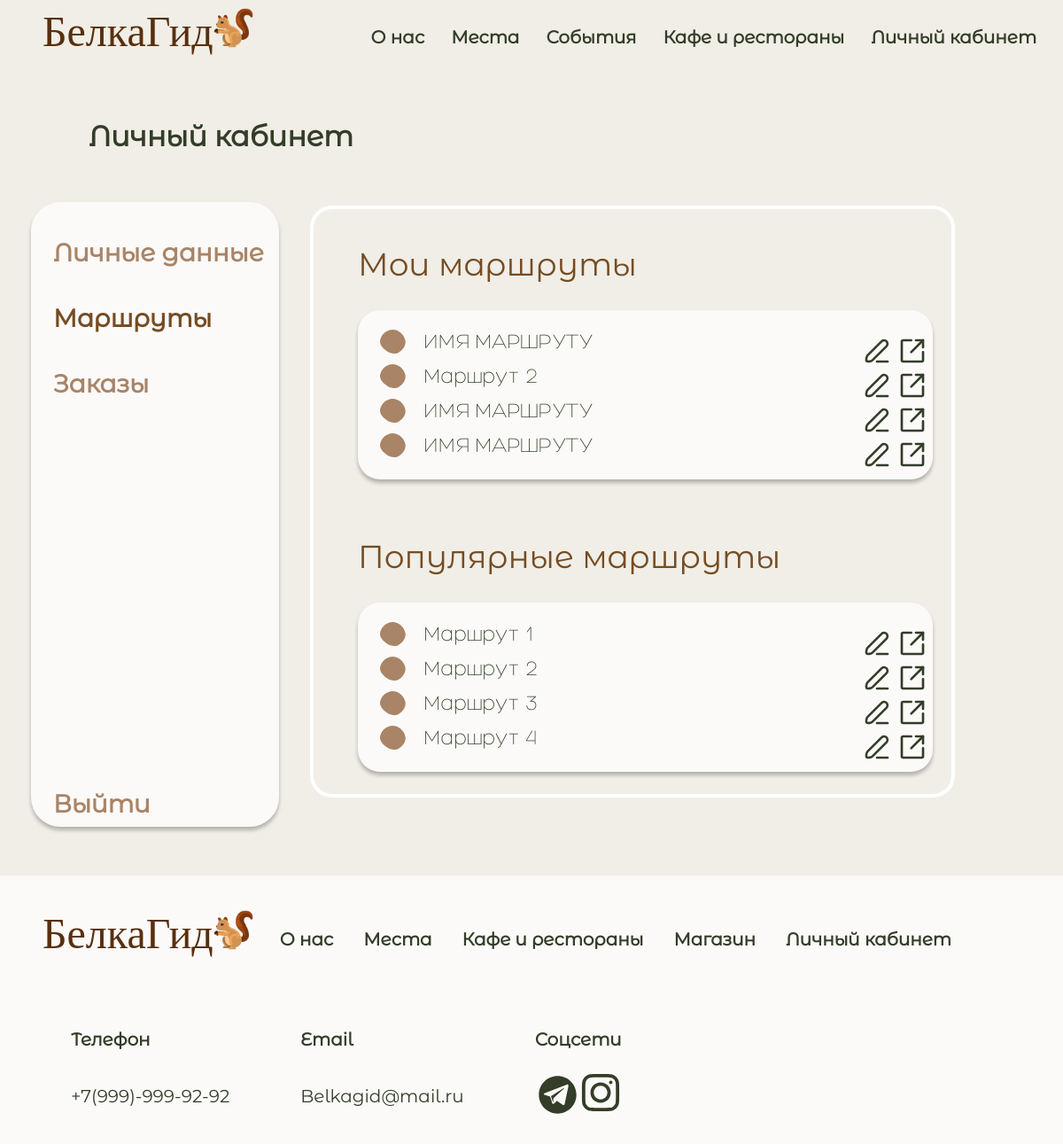
The page /profile/routes (signed in) on the database as committed earlier.
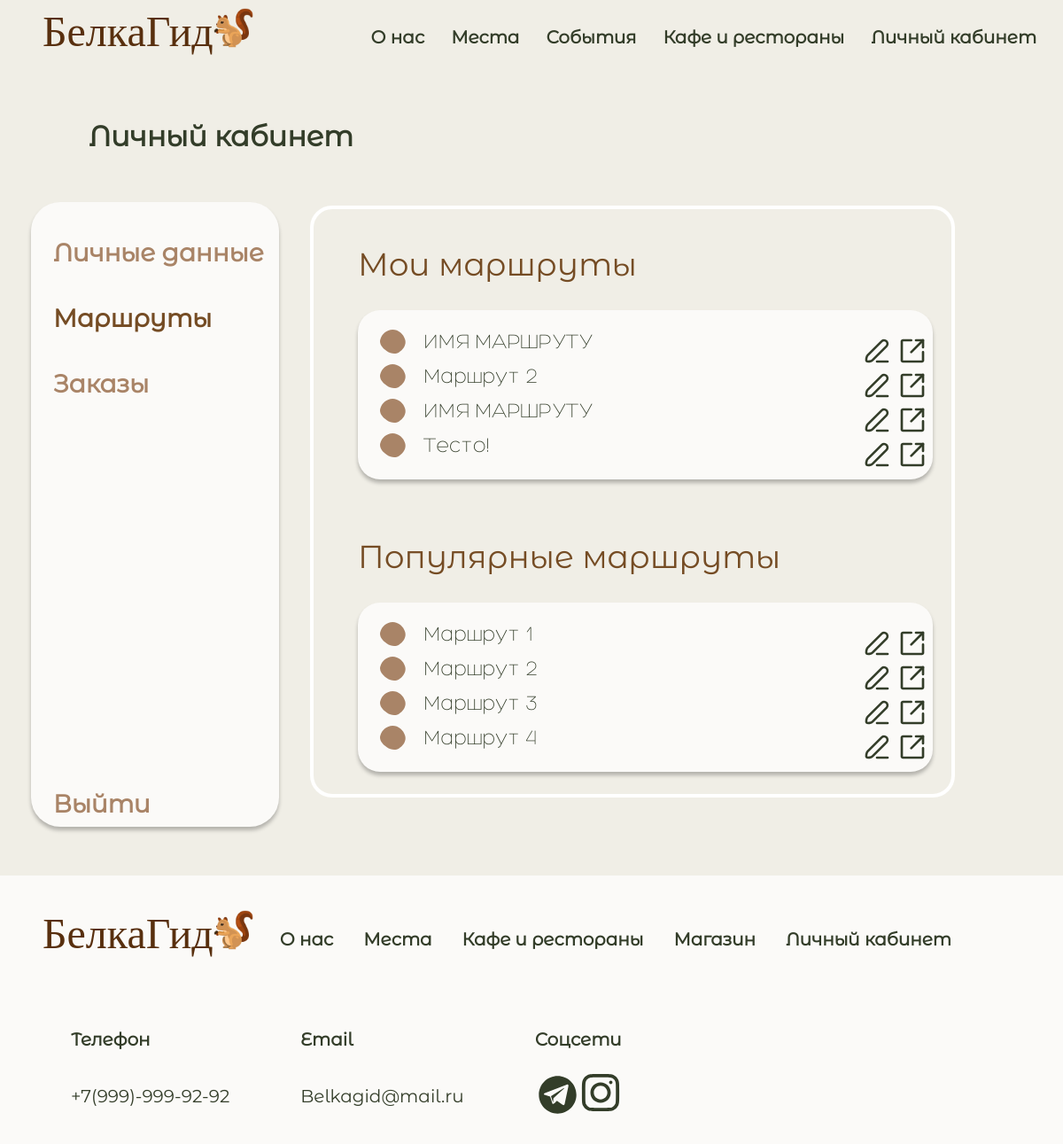
The same page on the database as committed later.
### belka/models.py (models this page shows, shortened)
class Route(models.Model):
    name = models.TextField()
    short_description = models.TextField()
    rating = models.FloatField()
    votes = models.IntegerField()
    creator = models.IntegerField()
    marshrut = models.TextField()

### belka/views.py (the view)
# urls.py: path('profile/routes', profile_routes_page),
@login_required
def profile_routes_page(request):
    routes = serializers.serialize("json", Route.objects.all().order_by('rating').reverse())
    places = Place.objects.all()
    for place in places:
        place.image = place.image.replace("static/", "")
    places = serializers.serialize("json", Place.objects.all())
    context = {
        'routes': routes,
        'places': places,
        'personalRoutes': Route.objects.filter(creator=request.user.id)
    }
    return render(request, 'marsruty.html', context)

### templates/marsruty.html (shortened to what the changed rows need)
{% load static %}
<!DOCTYPE html>
<html>
<head>
    <link rel="stylesheet" href="{% static 'css/main.css' %}">
    <link rel="stylesheet" href="{% static 'css/main1.css' %}">
    <link rel="stylesheet" href="{% static 'css/main2.css' %}">
    <link rel="stylesheet" href="{% static 'css/main3.css' %}">
    <link rel="stylesheet" href="{% static 'css/main4.css' %}">
</head>
<body>
<div class="wrapper">
    <div class="content">
        <div class="dannie">
            <div class="namekab">
                <h1>Личный кабинет</h1>
            </div>
            <div class="marsruty">
                <h1>Мои маршруты</h1>
                <div class="marshr">
                    {% for personal_route in personalRoutes %}
                        <div class="namemarshr">
                            <p onclick="openEdit({{ personal_route.id }})">{{ personal_route.name }}</p>
                            <svg class="edit1" viewBox="0 0 37 37" onclick="openEdit({{ personal_route.id }})"
                                 fill="none" xmlns="http://www.w3.org/2000/svg">
                                <path d="M31.0635 12.2407L12.7639 30.5403C11.1297 32.1899 6.24265 32.9452 5.05557 31.8506C3.86849 30.756 4.73179 25.8691 6.36596 24.2195L24.6656 5.9199C25.5105 5.11516 26.6367 4.67264 27.8035 4.68686C28.9702 4.70109 30.0851 5.17092 30.9102 5.99602C31.7353 6.82111 32.2052 7.9361 32.2194 9.10287C32.2338 10.2696 31.7911 11.3957 30.9864 12.2407H31.0635Z"
                                      stroke="#333D29" stroke-width="3" stroke-linecap="round" stroke-linejoin="round"/>
                                <path d="M32.375 32.375H18.5" stroke="#333D29" stroke-width="3" stroke-linecap="round"
                                      stroke-linejoin="round"/>
                            </svg>
                        </div>
                    {% endfor %}
                </div>
                <h1>Популярные маршруты </h1>
            </div>
        </div>
        <div class="footer">
            <div class="logo">
                <div class="svyzi">
                    <div class="svyz">
                        <h1>Телефон</h1>
                        <h2>+7(999)-999-92-92</h2>
                    </div>
                    <div class="svyz">
                        <h1>Email</h1>
                        <h2>Belkagid@mail.ru</h2>
                    </div>
                    <div class="svyz">
                        <h1>Соцсети</h1>
                    </div>
                </div>
            </div>
        </div>
</body>
</html>

Rows that differ between the two databases and show on the page:
removed Route: name "ИМЯ МАРШРУТУ"
added Route: name "Тесто!"
